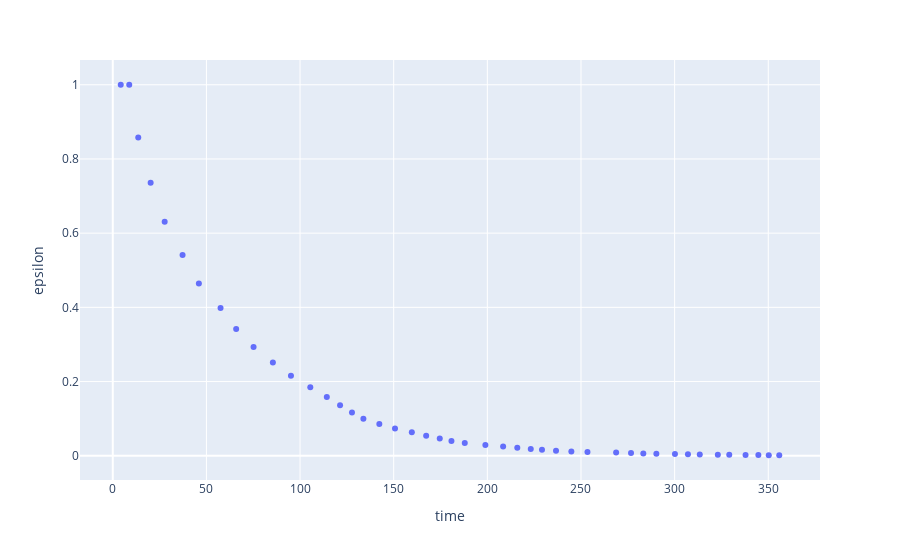

Source (notebook cell):
### Code cell
px.scatter(df2, x="time", y="epsilon")

### Figure 1 — Plotly figure (JSON) as saved in the notebook; plotly's stock layout.template omitted (floating-point values rounded to 4 significant figures)
{"data": [{"hovertemplate": "time=%{x}<br>epsilon=%{y}<extra></extra>", "legendgroup": "", "marker": {"color": "#636efa", "symbol": "circle"}, "mode": "markers", "name": "", "orientation": "v", "showlegend": false, "type": "scatter", "x": [4.262, 8.794, 13.6, 20.22, 27.72, 37.27, 45.98, 57.54, 65.88, 75.18, 85.49, 95.14, 105.5, 114.3, 121.4, 127.7, 133.8, 142.3, 150.7, 159.7, 167.3, 174.6, 180.8, 187.9, 198.9, 208.4, 216.0, 223.2, 229.2, 236.7, 244.9, 253.5, 268.8, 276.7, 283.3, 290.2, 300.2, 307.1, 313.4, 323.1, 329.2, 337.9, 344.7, 350.3, 355.9], "xaxis": "x", "y": [1, 1, 0.8577, 0.7356, 0.631, 0.5412, 0.4642, 0.3981, 0.3415, 0.2929, 0.2512, 0.2154, 0.1848, 0.1585, 0.1359, 0.1166, 0.1, 0.08577, 0.07356, 0.0631, 0.05412, 0.04642, 0.03981, 0.03415, 0.02929, 0.02512, 0.02154, 0.01848, 0.01585, 0.01359, 0.01166, 0.01, 0.008577, 0.007356, 0.00631, 0.005412, 0.004642, 0.003981, 0.003415, 0.002929, 0.002512, 0.002154, 0.001848, 0.001585, 0.001359], "yaxis": "y"}], "layout": {"legend": {"tracegroupgap": 0}, "margin": {"t": 60}, "xaxis": {"anchor": "y", "domain": [0, 1], "title": {"text": "time"}}, "yaxis": {"anchor": "x", "domain": [0, 1], "title": {"text": "epsilon"}}}}
